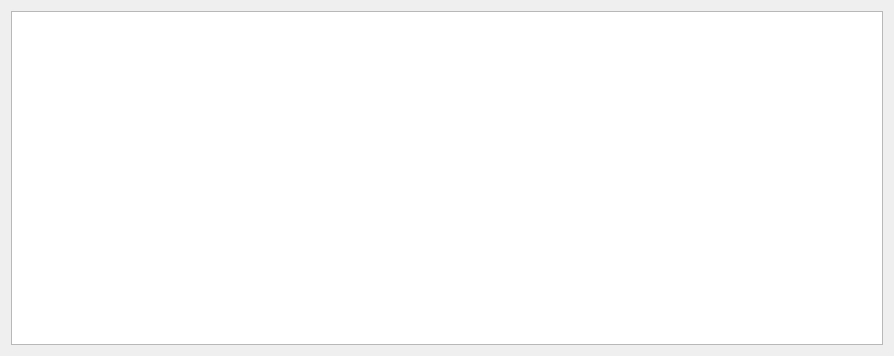
<?xml version="1.0" encoding="UTF-8"?>
<ui version="4.0">
 <class>bill</class>
 <widget class="QWidget" name="bill">
  <property name="geometry">
   <rect>
    <x>0</x>
    <y>0</y>
    <width>894</width>
    <height>356</height>
   </rect>
  </property>
  <property name="windowTitle">
   <string>Form</string>
  </property>
  <layout class="QGridLayout" name="gridLayout">
   <item row="0" column="0">
    <widget class="QTableWidget" name="tableWidget"/>
   </item>
  </layout>
 </widget>
 <resources/>
 <connections/>
</ui>
